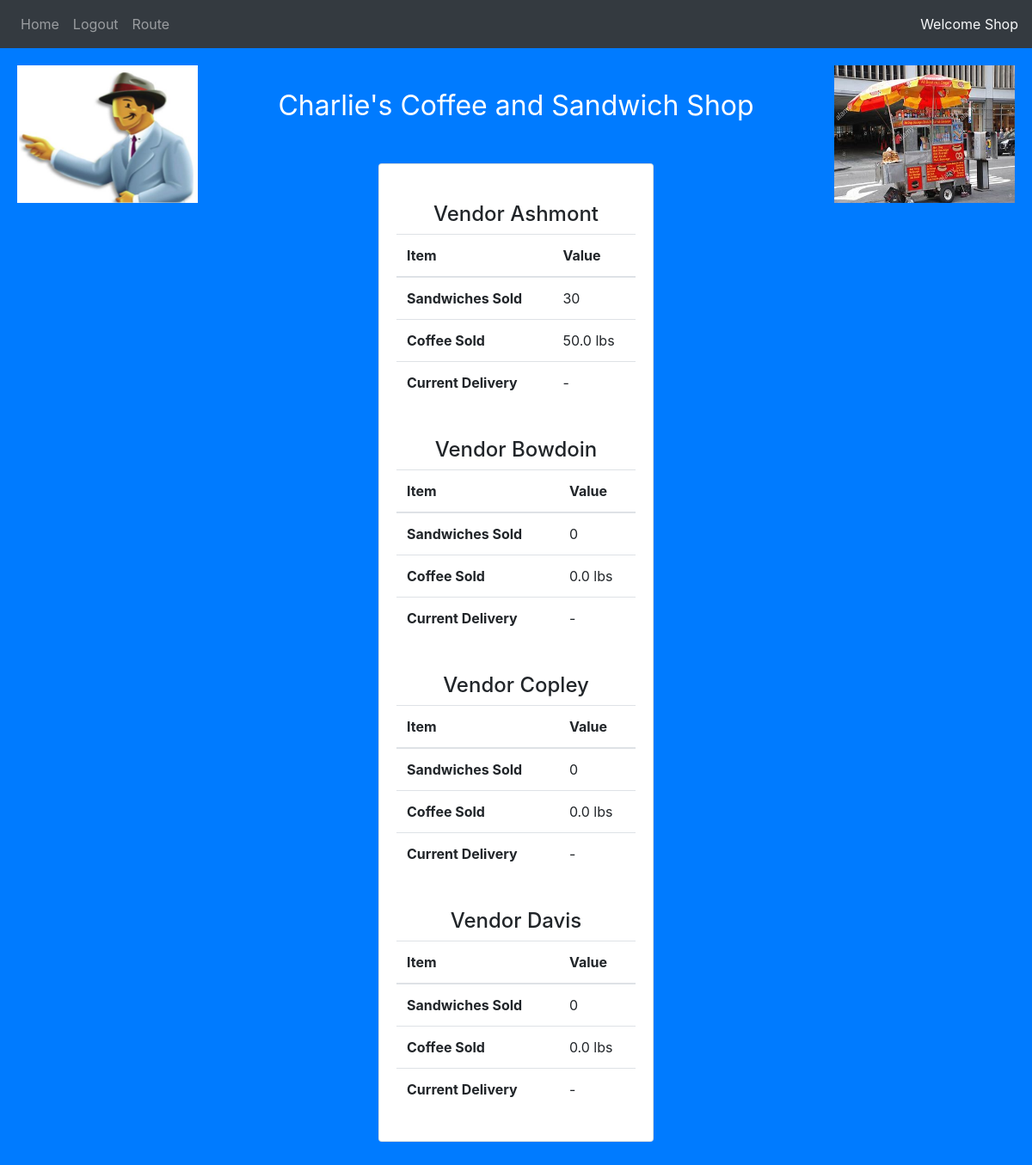
The page / (signed in) on the database its author committed.
### application.py (models this page shows, shortened)
class User(Base):
    __tablename__ = 'users'
    id = Column(Integer, primary_key=True)
    name = Column(String(50))
    email = Column(String(50), unique=True)
    type = Column(String(50))
    address = Column(String(100))
    password = Column(String(100))

class Inventory(Base):
    __tablename__ = 'inventory'
    id = Column(Integer, primary_key=True)
    vendor = Column(String(50), ForeignKey('users.email'))
    sandwich = Column(Integer, default=0)
    coffee = Column(Float, default=0)
    current = Column(String(100), default='-')

### application.py (the view)
@app.route('/')
def index():
    if 'logged_in' not in session:
        session['logged_in'] = False
    if session['logged_in'] and session['type'] == 'shop':
        vendor_list = []
        vendors = User.query.filter_by(type='vendor')
        for vendor in vendors:
            vendor_list.append({'vendor': vendor, 'inventory': inventory[vendor.email]})
        return render_template("index.html", vendor_list=vendor_list)
    return render_template("index.html")

### templates/index.html (shortened to what this page needs)
{% extends "layout.html" %}
{% block content %}
<img class="left-img" src="{{ url_for('static', filename='img/Charlie2.JPG') }}">
<img class="right-img" src="{{ url_for('static', filename='img/VendorCart.png') }}">
<div class="container py-5">
    <h2 class="text-center pb-4 mb-4 font-weight-normal text-white">Charlie's Coffee and Sandwich Shop</h2>
    <div class="row">
        <div class="col-lg-6 col-12 pb-3 center">
            <div class="card h-100">
                <div class="card-body">
                    {% if not session['logged_in'] %}
                        <form class="py-2" role="form">
                            <div class="form-group">
                                <div class="mx-auto col-sm-10 pb-3 pt-2 text-center">
                                    <a href="/login" class="btn btn-outline-secondary btn-lg">Login</a>
                                    <a href="/register" class="btn btn-outline-secondary btn-lg">Register</a>
                                </div>
                            </div>
                        </form>
                    {% else %}
                        {% if session['type'] == 'shop' %}
                            {% for vendor in vendor_list %}
                                <h4 class="pt-4 text-center">{{ vendor.vendor.name }}</h4>
                                <table data-vendor="{{ vendor.vendor.email }}" class="table vendor_table">
                                    <thead>
                                        <tr>
                                            <th>Item</th>
                                            <th>Value</th>
                                        </tr>
                                    </thead>
                                    <tbody>
                                        <tr class="sandwich_row">
                                            <td><strong>Sandwiches Sold</strong></td>
                                            <td> {{ vendor.inventory.sandwich }}</td>
                                        </tr>
                                        <tr class="coffee_row">
                                            <td><strong>Coffee Sold</strong></td>
                                            <td> {{ vendor.inventory.coffee }} lbs</td>
                                        </tr>
                                        <tr class="current_row">
                                            <td><strong>Current Delivery</strong></td>
                                            <td> {{ vendor.inventory.current }} </td>
                                        </tr>
                                    </tbody>
                                </table>
                            {% endfor %}
                        {% endif %}
                    {% endif %}
                </div>
            </div>
        </div>
    </div>
</div>
{% endblock %}

### templates/layout.html (shortened to what this page needs)
<!DOCTYPE html>
<html lang="en">
<head>
    {% block meta %}
        <link rel="stylesheet" href="https://maxcdn.bootstrapcdn.com/bootstrap/4.1.0/css/bootstrap.min.css">
        <link rel="stylesheet" href="{{ url_for('static', filename='style.css') }}">
    {% endblock %}
</head>
<body>
{% block nav %}
<nav class="navbar navbar-expand-sm bg-dark navbar-dark">
  <ul class="navbar-nav mr-auto">
    <li class="nav-item">
      <a class="nav-link" href="/">Home</a>
    </li>
    {% if not session['logged_in'] %}
    <li class="nav-item">
      <a class="nav-link" href="/login">Login</a>
    </li>
    <li class="nav-item">
      <a class="nav-link" href="/register">Register</a>
    </li>
    {% else %}
        <li class="nav-item">
          <a class="nav-link" href="/logout">Logout</a>
        </li>
    {% endif %}
    <li class="nav-item">
      <a class="nav-link" href="/route">Route</a>
    </li>
  </ul>
  {% if session['logged_in'] %}
  <ul class="navbar-nav ml-auto">
    <li class="nav-item text-light">
      Welcome {{session['name']}}
    </li>
  </ul>
  {% endif %}
</nav>
{% endblock %}
{% block content %}
{% endblock %}
</body>
</html>

### static/style.css (style rules this page uses)
body { background: #007bff!important; }
.center { margin: 0 auto; }
.left-img { float: left; width: 250px; height: 200px; padding: 20px; }
.right-img { float: right; width: 250px; height: 200px; padding: 20px; }

### rows shown on the page
User: vendor.name "Vendor Ashmont"
Inventory: inventory.coffee "50.0"
User: vendor.name "Vendor Bowdoin"
Inventory: inventory.coffee "0.0"
User: vendor.name "Vendor Copley"
Inventory: inventory.coffee "0.0"
User: vendor.name "Vendor Davis"
Inventory: inventory.coffee "0.0"

### other values the page prints
{{ session['name'] }} "Shop"
{{ vendor.inventory.sandwich }} "30" "0" "0" "0"
{{ vendor.inventory.current }} "-" "-" "-" "-"
